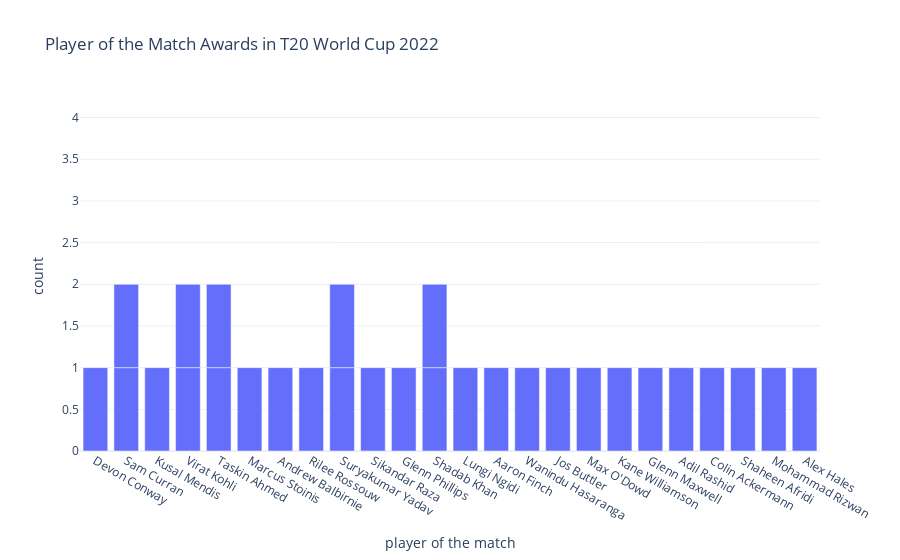

The cell this chart's notebook holds for it:
### Markdown cell above
So, Virat Kohli scored the highest in 3 matches. Undoubtedly, he was the best baatsman in the T20 World Cup 2022. Now let's have a look at the number of player of the match awards in the world cup:

### Code cell
fig = px.bar(df, x = df["player of the match"], 
             title = "Player of the Match Awards in T20 World Cup 2022")
fig.show()

### Figure 1 — Plotly figure (JSON) as saved in the notebook; plotly's stock layout.template omitted (floating-point values rounded to 4 significant figures)
{"data": [{"alignmentgroup": "True", "hovertemplate": "player of the match=%{x}<br>count=%{y}<extra></extra>", "legendgroup": "", "marker": {"color": "#636efa", "pattern": {"shape": ""}}, "name": "", "offsetgroup": "", "orientation": "v", "showlegend": false, "textposition": "auto", "type": "bar", "x": ["Devon Conway", "Sam Curran", "Kusal Mendis", "Virat Kohli", "Taskin Ahmed", null, "Marcus Stoinis", "Andrew Balbirnie", null, "Rilee Rossouw", "Suryakumar Yadav", "Sikandar Raza", null, null, "Glenn Phillips", "Taskin Ahmed", "Shadab Khan", "Lungi Ngidi", "Aaron Finch", "Wanindu Hasaranga", "Jos Buttler", "Max O'Dowd", "Virat Kohli", "Shadab Khan", "Kane Williamson", "Glenn Maxwell", "Adil Rashid", "Colin Ackermann", "Shaheen Afridi", "Suryakumar Yadav", "Mohammad Rizwan", "Alex Hales", "Sam Curran"], "xaxis": "x", "y": [1, 1, 1, 1, 1, 1, 1, 1, 1, 1, 1, 1, 1, 1, 1, 1, 1, 1, 1, 1, 1, 1, 1, 1, 1, 1, 1, 1, 1, 1, 1, 1, 1], "yaxis": "y"}], "layout": {"barmode": "relative", "legend": {"tracegroupgap": 0}, "title": {"text": "Player of the Match Awards in T20 World Cup 2022"}, "xaxis": {"anchor": "y", "domain": [0, 1], "title": {"text": "player of the match"}}, "yaxis": {"anchor": "x", "domain": [0, 1], "title": {"text": "count"}}}}
